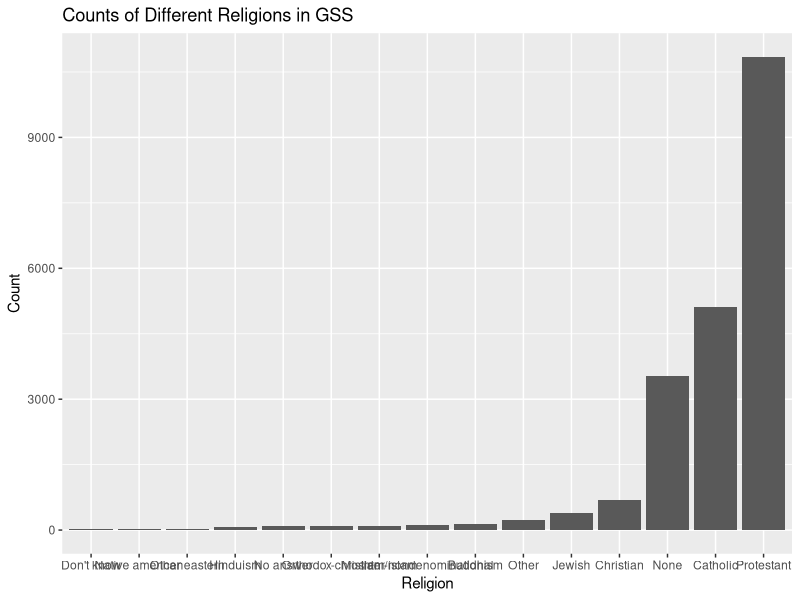
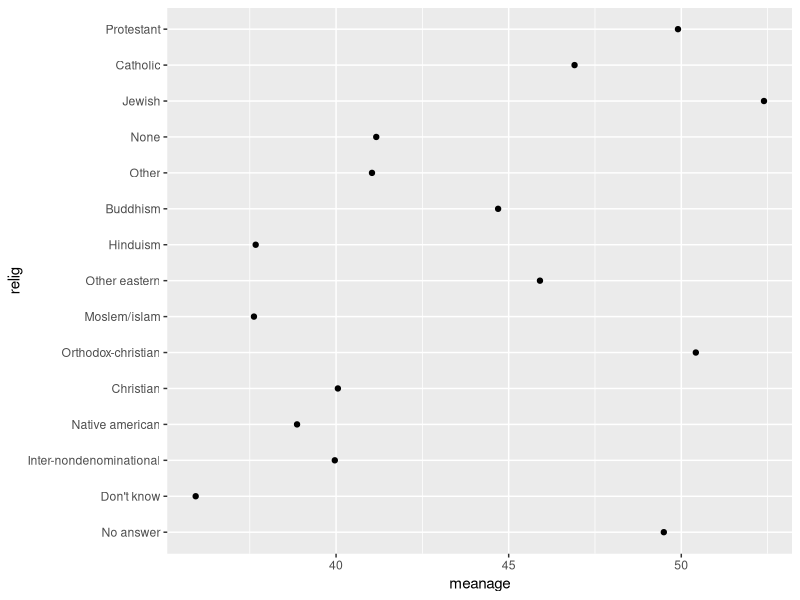
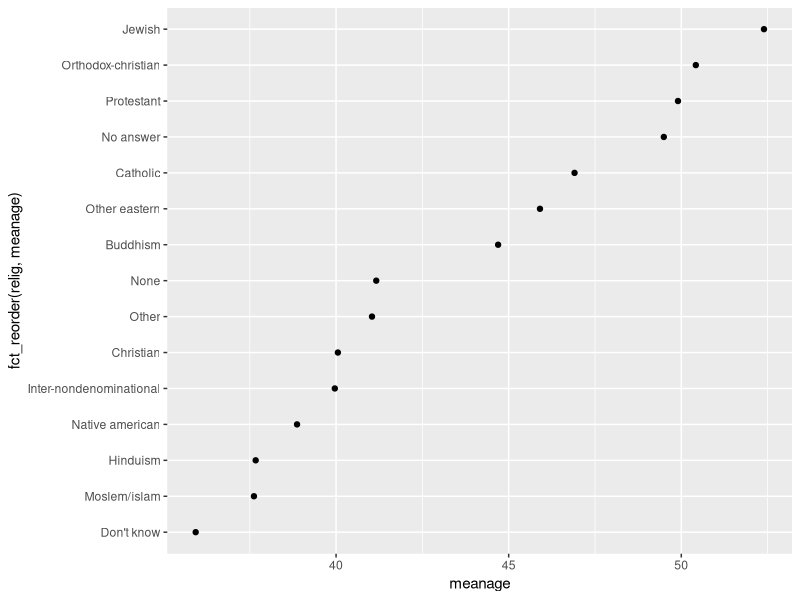

Generate these figures, in order, with R:
## ---- chunk 1
library(tidyverse)
## ---- chunk 2
y <- c("ten", "eight", "twelve", "two", "six", "four")
ordered_levels <- c("two", "four", "six", "eight", "ten", "twelve")
factor(y, levels = ordered_levels)
## ---- chunk 3
data("gss_cat", package = "forcats")

religion_counts <- gss_cat %>%
  count(relig, sort = TRUE) 

religion_counts <- religion_counts %>%
  mutate(relig = fct_reorder(relig, n))

ggplot(religion_counts, aes(x = relig, y = n)) +
  geom_bar(stat = "identity") +
  labs(x = "Religion", y = "Count", title = "Counts of Different Religions in GSS")
## ---- chunk 4
gss_cat2 <- gss_cat %>%
  mutate(marital = fct_recode(marital,
                              "Never Married" = "Never married"))
summary(gss_cat2$marital)
## ---- chunk 5
gss_cat3 <- gss_cat %>%
  mutate(marital = fct_collapse(marital,
                                "Notmarried" = c("Never married", "Divorced", "Separated", "Widowed"),
                                "Married" = "Married",
                                "No answer" = "No answer"))

marital_counts <- gss_cat3 %>%
  count(marital) %>%
  filter(marital %in% c("No answer", "Not married", "Married"))

print(marital_counts)

## ---- chunk 6
gss_cat %>%
  group_by(relig) %>%
  summarize(meanage = mean(age, na.rm = TRUE), 
            num = n(),
            age = mean(age, na.rm = TRUE)) -> religage

head(religage, 15)
## ---- chunk 7
religion_age <- gss_cat %>%
  group_by(relig) %>%
  summarize(meanage = mean(age, na.rm = TRUE))

ggplot(religion_age, aes(x = meanage, y = relig)) +
  geom_point() 
## ---- chunk 8
religage <- gss_cat %>%
  group_by(relig) %>%
  summarize(meanage = mean(age, na.rm = TRUE))

ggplot(religage, aes(x = meanage, y = fct_reorder(relig, meanage))) +
  geom_point()
